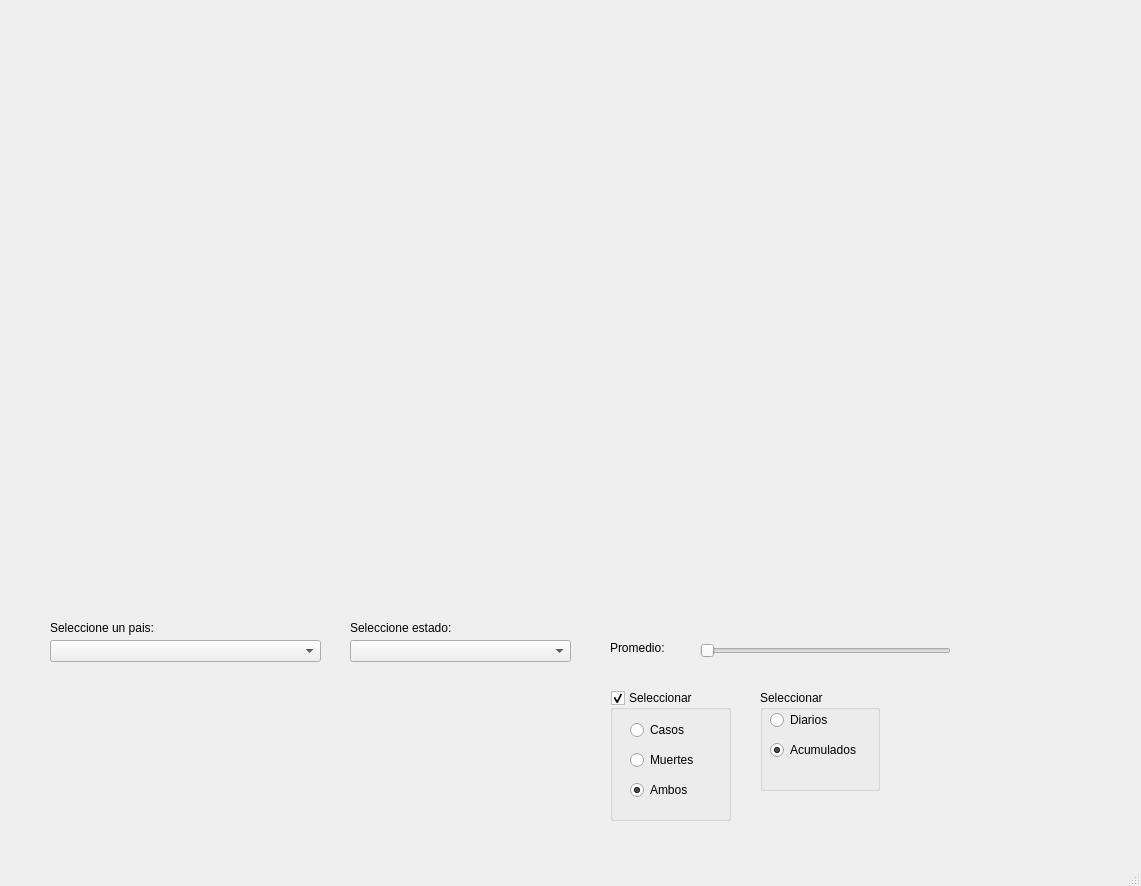
<?xml version="1.0" encoding="UTF-8"?>
<ui version="4.0">
 <class>MainWindow</class>
 <widget class="QMainWindow" name="MainWindow">
  <property name="geometry">
   <rect>
    <x>0</x>
    <y>0</y>
    <width>1141</width>
    <height>886</height>
   </rect>
  </property>
  <property name="windowTitle">
   <string>MainWindow</string>
  </property>
  <widget class="QWidget" name="centralwidget">
   <widget class="MplWidget" name="MplWidget" native="true">
    <property name="geometry">
     <rect>
      <x>60</x>
      <y>40</y>
      <width>1011</width>
      <height>571</height>
     </rect>
    </property>
   </widget>
   <widget class="QComboBox" name="comboBoxCountry">
    <property name="geometry">
     <rect>
      <x>50</x>
      <y>640</y>
      <width>271</width>
      <height>22</height>
     </rect>
    </property>
   </widget>
   <widget class="QLabel" name="label">
    <property name="geometry">
     <rect>
      <x>50</x>
      <y>620</y>
      <width>171</width>
      <height>16</height>
     </rect>
    </property>
    <property name="text">
     <string>Seleccione un pais:</string>
    </property>
   </widget>
   <widget class="QGroupBox" name="groupBox">
    <property name="geometry">
     <rect>
      <x>610</x>
      <y>690</y>
      <width>121</width>
      <height>131</height>
     </rect>
    </property>
    <property name="title">
     <string>Seleccionar</string>
    </property>
    <property name="checkable">
     <bool>true</bool>
    </property>
    <widget class="QRadioButton" name="radioButtonCasos">
     <property name="geometry">
      <rect>
       <x>20</x>
       <y>30</y>
       <width>95</width>
       <height>20</height>
      </rect>
     </property>
     <property name="text">
      <string>Casos</string>
     </property>
     <property name="checkable">
      <bool>true</bool>
     </property>
     <property name="checked">
      <bool>false</bool>
     </property>
    </widget>
    <widget class="QRadioButton" name="radioButtonMuertes">
     <property name="geometry">
      <rect>
       <x>20</x>
       <y>60</y>
       <width>95</width>
       <height>20</height>
      </rect>
     </property>
     <property name="text">
      <string>Muertes</string>
     </property>
     <property name="checkable">
      <bool>true</bool>
     </property>
     <property name="checked">
      <bool>false</bool>
     </property>
    </widget>
    <widget class="QRadioButton" name="radioButtonAmbos">
     <property name="geometry">
      <rect>
       <x>20</x>
       <y>90</y>
       <width>95</width>
       <height>20</height>
      </rect>
     </property>
     <property name="text">
      <string>Ambos</string>
     </property>
     <property name="checkable">
      <bool>true</bool>
     </property>
     <property name="checked">
      <bool>true</bool>
     </property>
    </widget>
   </widget>
   <widget class="QComboBox" name="comboBoxEstado">
    <property name="geometry">
     <rect>
      <x>350</x>
      <y>640</y>
      <width>221</width>
      <height>22</height>
     </rect>
    </property>
   </widget>
   <widget class="QLabel" name="label_2">
    <property name="geometry">
     <rect>
      <x>350</x>
      <y>620</y>
      <width>171</width>
      <height>16</height>
     </rect>
    </property>
    <property name="text">
     <string>Seleccione estado:</string>
    </property>
   </widget>
   <widget class="QGroupBox" name="groupBox_2">
    <property name="geometry">
     <rect>
      <x>760</x>
      <y>690</y>
      <width>120</width>
      <height>101</height>
     </rect>
    </property>
    <property name="title">
     <string>Seleccionar</string>
    </property>
    <widget class="QRadioButton" name="radioButtonDiarios">
     <property name="geometry">
      <rect>
       <x>10</x>
       <y>20</y>
       <width>95</width>
       <height>20</height>
      </rect>
     </property>
     <property name="text">
      <string>Diarios</string>
     </property>
    </widget>
    <widget class="QRadioButton" name="radioButton_2">
     <property name="geometry">
      <rect>
       <x>10</x>
       <y>50</y>
       <width>95</width>
       <height>20</height>
      </rect>
     </property>
     <property name="text">
      <string>Acumulados</string>
     </property>
     <property name="checked">
      <bool>true</bool>
     </property>
    </widget>
   </widget>
   <widget class="QSlider" name="sliderPromedio">
    <property name="geometry">
     <rect>
      <x>700</x>
      <y>640</y>
      <width>251</width>
      <height>22</height>
     </rect>
    </property>
    <property name="minimum">
     <number>1</number>
    </property>
    <property name="maximum">
     <number>15</number>
    </property>
    <property name="orientation">
     <enum>Qt::Horizontal</enum>
    </property>
   </widget>
   <widget class="QLabel" name="label_3">
    <property name="geometry">
     <rect>
      <x>610</x>
      <y>640</y>
      <width>101</width>
      <height>16</height>
     </rect>
    </property>
    <property name="text">
     <string>Promedio:</string>
    </property>
   </widget>
  </widget>
  <widget class="QMenuBar" name="menubar">
   <property name="geometry">
    <rect>
     <x>0</x>
     <y>0</y>
     <width>1141</width>
     <height>26</height>
    </rect>
   </property>
  </widget>
  <widget class="QStatusBar" name="statusbar"/>
 </widget>
 <customwidgets>
  <customwidget>
   <class>MplWidget</class>
   <extends>QWidget</extends>
   <header>mplwidget.h</header>
   <container>1</container>
  </customwidget>
 </customwidgets>
 <resources/>
 <connections/>
</ui>
